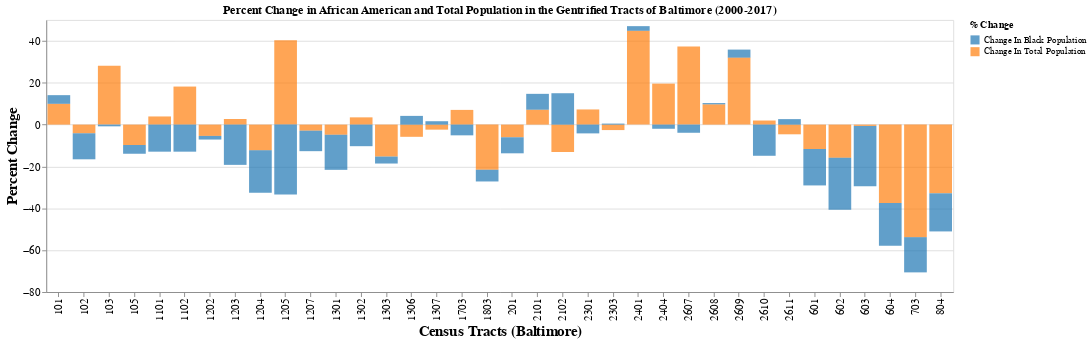

Notebook source saved alongside this figure:
### Code cell
bar_chart = alt.Chart(combined_data).mark_bar(opacity=0.7).encode(
    x=alt.X('Census Tracts', axis=alt.Axis(title='Census Tracts (Baltimore)',labelFontSize=12, titleFontSize=16)),
    y=alt.Y('% Change', axis=alt.Axis( title='Percent Change', labelFontSize=12, titleFontSize=16)),
    color=alt.Color('dataset', scale=alt.Scale(range=['#1f77b4', '#ff7f0e']), legend=alt.Legend(title="% Change")),
    tooltip=['% Change' ]
).properties(
    width=1000,
    title='Percent Change in African American and Total Population in the Gentrified Tracts of Baltimore (2000-2017)'
)
bar_chart

### Figure 1 — Vega-Lite specification as saved in the notebook (floating-point values rounded to 4 significant figures)
{"config": {"view": {"continuousWidth": 400, "continuousHeight": 300}}, "data": {"name": "data-7a49bfb3edcf545b4a509f893a2106ce"}, "mark": {"type": "bar", "opacity": 0.7}, "encoding": {"color": {"field": "dataset", "legend": {"title": "% Change"}, "scale": {"range": ["#1f77b4", "#ff7f0e"]}, "type": "nominal"}, "tooltip": [{"field": "% Change", "type": "quantitative"}], "x": {"axis": {"labelFontSize": 12, "title": "Census Tracts (Baltimore)", "titleFontSize": 16}, "field": "Census Tracts", "type": "nominal"}, "y": {"axis": {"labelFontSize": 12, "title": "Percent Change", "titleFontSize": 16}, "field": "% Change", "type": "quantitative"}}, "title": "Percent Change in African American and Total Population in the Gentrified Tracts of Baltimore (2000-2017)", "width": 1000, "$schema": "https://vega.github.io/schema/vega-lite/v4.17.0.json", "datasets": {"data-7a49bfb3edcf545b4a509f893a2106ce": [{"Census Tracts": " 101", "dataset": "Change In Total Population", "% Change": 9.935}, {"Census Tracts": " 102", "dataset": "Change In Total Population", "% Change": -4.145}, {"Census Tracts": " 103", "dataset": "Change In Total Population", "% Change": 28.18}, {"Census Tracts": " 105", "dataset": "Change In Total Population", "% Change": -9.752}, {"Census Tracts": " 201", "dataset": "Change In Total Population", "% Change": -6.056}, {"Census Tracts": " 601", "dataset": "Change In Total Population", "% Change": -11.66}, {"Census Tracts": " 602", "dataset": "Change In Total Population", "% Change": -15.85}, {"Census Tracts": " 603", "dataset": "Change In Total Population", "% Change": -0.6176}, {"Census Tracts": " 604", "dataset": "Change In Total Population", "% Change": -37.48}, {"Census Tracts": " 703", "dataset": "Change In Total Population", "% Change": -53.79}, {"Census Tracts": " 804", "dataset": "Change In Total Population", "% Change": -32.82}, {"Census Tracts": " 1101", "dataset": "Change In Total Population", "% Change": 3.896}, {"Census Tracts": " 1102", "dataset": "Change In Total Population", "% Change": 18.18}, {"Census Tracts": " 1202", "dataset": "Change In Total Population", "% Change": -5.405}, {"Census Tracts": " 1203", "dataset": "Change In Total Population", "% Change": 2.678}, {"Census Tracts": " 1204", "dataset": "Change In Total Population", "% Change": -12.28}, {"Census Tracts": " 1205", "dataset": "Change In Total Population", "% Change": 40.29}, {"Census Tracts": " 1207", "dataset": "Change In Total Population", "% Change": -2.903}, {"Census Tracts": " 1301", "dataset": "Change In Total Population", "% Change": -4.851}, {"Census Tracts": " 1302", "dataset": "Change In Total Population", "% Change": 3.465}, {"Census Tracts": " 1303", "dataset": "Change In Total Population", "% Change": -15.28}, {"Census Tracts": " 1306", "dataset": "Change In Total Population", "% Change": -5.831}, {"Census Tracts": " 1307", "dataset": "Change In Total Population", "% Change": -2.411}, {"Census Tracts": " 1703", "dataset": "Change In Total Population", "% Change": 7.026}, {"Census Tracts": " 1803", "dataset": "Change In Total Population", "% Change": -21.57}, {"Census Tracts": " 2101", "dataset": "Change In Total Population", "% Change": 7.117}, {"Census Tracts": " 2102", "dataset": "Change In Total Population", "% Change": -13.1}, {"Census Tracts": " 2301", "dataset": "Change In Total Population", "% Change": 7.24}, {"Census Tracts": " 2303", "dataset": "Change In Total Population", "% Change": -2.61}, {"Census Tracts": " 2401", "dataset": "Change In Total Population", "% Change": 44.83}, {"Census Tracts": " 2404", "dataset": "Change In Total Population", "% Change": 19.59}, {"Census Tracts": " 2607", "dataset": "Change In Total Population", "% Change": 37.37}, {"Census Tracts": " 2608", "dataset": "Change In Total Population", "% Change": 9.696}, {"Census Tracts": " 2609", "dataset": "Change In Total Population", "% Change": 32.0}, {"Census Tracts": " 2610", "dataset": "Change In Total Population", "% Change": 1.955}, {"Census Tracts": " 2611", "dataset": "Change In Total Population", "% Change": -4.629}, {"Census Tracts": " 101", "dataset": "Change In Black Population", "% Change": 4.137}, {"Census Tracts": " 102", "dataset": "Change In Black Population", "% Change": -12.43}, {"Census Tracts": " 103", "dataset": "Change In Black Population", "% Change": -0.825}, {"Census Tracts": " 105", "dataset": "Change In Black Population", "% Change": -4.17}, {"Census Tracts": " 201", "dataset": "Change In Black Population", "% Change": -7.658}, {"Census Tracts": " 601", "dataset": "Change In Black Population", "% Change": -17.4}, {"Census Tracts": " 602", "dataset": "Change In Black Population", "% Change": -24.86}, {"Census Tracts": " 603", "dataset": "Change In Black Population", "% Change": -28.86}, {"Census Tracts": " 604", "dataset": "Change In Black Population", "% Change": -20.36}, {"Census Tracts": " 703", "dataset": "Change In Black Population", "% Change": -16.81}, {"Census Tracts": " 804", "dataset": "Change In Black Population", "% Change": -18.22}, {"Census Tracts": " 1101", "dataset": "Change In Black Population", "% Change": -12.93}, {"Census Tracts": " 1102", "dataset": "Change In Black Population", "% Change": -12.93}, {"Census Tracts": " 1202", "dataset": "Change In Black Population", "% Change": -1.731}, {"Census Tracts": " 1203", "dataset": "Change In Black Population", "% Change": -19.24}, {"Census Tracts": " 1204", "dataset": "Change In Black Population", "% Change": -20.23}, {"Census Tracts": " 1205", "dataset": "Change In Black Population", "% Change": -33.45}, {"Census Tracts": " 1207", "dataset": "Change In Black Population", "% Change": -9.787}, {"Census Tracts": " 1301", "dataset": "Change In Black Population", "% Change": -16.76}, {"Census Tracts": " 1302", "dataset": "Change In Black Population", "% Change": -10.3}, {"Census Tracts": " 1303", "dataset": "Change In Black Population", "% Change": -3.322}, {"Census Tracts": " 1306", "dataset": "Change In Black Population", "% Change": 4.165}, {"Census Tracts": " 1307", "dataset": "Change In Black Population", "% Change": 1.619}, {"Census Tracts": " 1703", "dataset": "Change In Black Population", "% Change": -5.124}, {"Census Tracts": " 1803", "dataset": "Change In Black Population", "% Change": -5.598}, {"Census Tracts": " 2101", "dataset": "Change In Black Population", "% Change": 7.583}, {"Census Tracts": " 2102", "dataset": "Change In Black Population", "% Change": 14.99}, {"Census Tracts": " 2301", "dataset": "Change In Black Population", "% Change": -4.195}, {"Census Tracts": " 2303", "dataset": "Change In Black Population", "% Change": 0.486}, {"Census Tracts": " 2401", "dataset": "Change In Black Population", "% Change": 2.213}, {"Census Tracts": " 2404", "dataset": "Change In Black Population", "% Change": -1.986}, {"Census Tracts": " 2607", "dataset": "Change In Black Population", "% Change": -3.896}, {"Census Tracts": " 2608", "dataset": "Change In Black Population", "% Change": 0.595}, {"Census Tracts": " 2609", "dataset": "Change In Black Population", "% Change": 3.833}, {"Census Tracts": " 2610", "dataset": "Change In Black Population", "% Change": -14.89}, {"Census Tracts": " 2611", "dataset": "Change In Black Population", "% Change": 2.626}]}}
